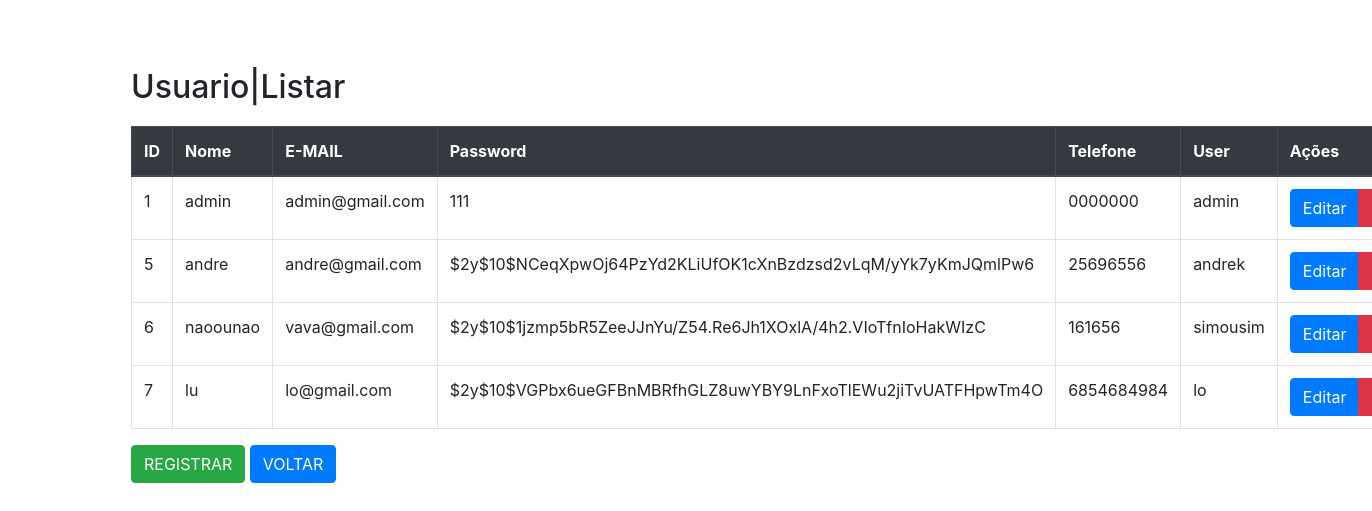
The app's page /listar_usuario.php with its own data.
### tables this page shows
CREATE TABLE `usuario` (
  `idusuario` int(11) NOT NULL,
  `email` varchar(100) NOT NULL,
  `password` varchar(100) NOT NULL,
  `telefone` char(11) NOT NULL,
  `nome` varchar(45) NOT NULL,
  `user` varchar(15) NOT NULL,
  `perfil` char(1) NOT NULL DEFAULT 'U'
);

### listar_usuario.php (the view, shortened to what this page needs)
<?php
    $conexao = mysqli_connect("127.0.0.1", "root", "", "metalink");
    $sql = "SELECT * FROM usuario";
    $resultado = mysqli_query($conexao, $sql);
?>
<!DOCTYPE html>
<html lang="pt-br">
<head>
    <link rel="stylesheet" href="https://stackpath.bootstrapcdn.com/bootstrap/4.5.2/css/bootstrap.min.css">
</head>
<body>
    <div class="container">
        <h2 class="mt-5">Usuario|Listar</h2>
        <table class="table table-bordered">
            <thead class="thead-dark">
                <tr>
                    <th>ID</th>
                    <th>Nome</th>
                    <th>E-MAIL</th>
                    <th>Password</th>
                    <th>Telefone</th>
                    <th>User</th>
                    <th>Ações</th>
                </tr>
            </thead>
            <tbody>
                <?php
                    $resultados = [];
                    while ($row = mysqli_fetch_assoc($resultado)) {
                        $resultados[] = $row;
                    }
                    foreach ($resultados as $resultado) :
                ?>
                    <tr>
                        <td><?php echo $resultado['idusuario']; ?></td>
                        <td><?php echo $resultado['nome']; ?></td>
                        <td><?php echo $resultado['email']; ?></td>
                        <td><?php echo $resultado['password']; ?></td>
                        <td><?php echo $resultado['telefone']; ?></td>
                        <td><?php echo $resultado['user']; ?></td>
                        <td>
                            <div class="btn-group" role="group" aria-label="Ações">
                                <a href="editar.php?id=<?php echo $resultado['idusuario']; ?>" class="btn btn-primary">Editar</a>
                                <a href="excluir.php?id=<?php echo $resultado['idusuario']; ?>" class="btn btn-danger">Excluir</a>
                            </div>
                        </td>
                    </tr>
                <?php endforeach; ?>
            </tbody>
        </table>
        <div class="mt-3">
            <a href="registro.php" class="btn btn-success">REGISTRAR</a>
            <a href="inicio.php" class="btn btn-primary">VOLTAR</a>
        </div>
    </div>
</body>
</html>

### listar_usuario.php (style rules this page uses)
body { padding: 20px; }
h2 { margin-bottom: 20px; }

### records on screen
usuario: idusuario "1", nome "admin", email "admin@gmail.com", password "111", telefone "0000000", user "admin"
usuario: idusuario "5", nome "andre", email "andre@gmail.com", password "$2y$10$NCeqXpwOj64PzYd2KLiUfOK1cXnBzdzsd2vLqM/yYk7yKmJQmlPw6", telefone "25696556", user "andrek"
usuario: idusuario "6", nome "naoounao", email "vava@gmail.com", password "$2y$10$1jzmp5bR5ZeeJJnYu/Z54.Re6Jh1XOxlA/4h2.VIoTfnIoHakWIzC", telefone "161656", user "simousim"
usuario: idusuario "7", nome "lu", email "lo@gmail.com", password "$2y$10$VGPbx6ueGFBnMBRfhGLZ8uwYBY9LnFxoTlEWu2jiTvUATFHpwTm4O", telefone "6854684984", user "lo"
